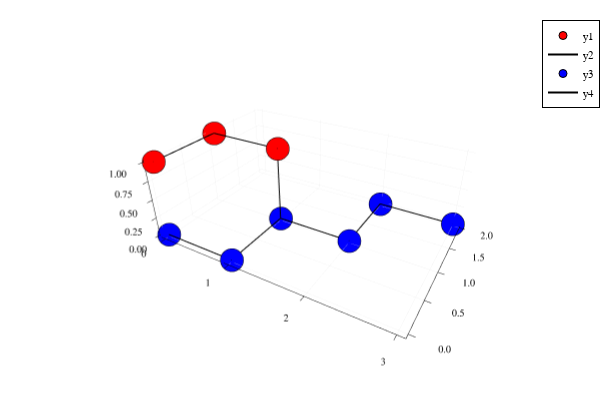

The cell this chart's notebook holds for it:
### Code cell
p1 = e0
p2 = ex
p3 = ex + ey
p4 = p3 + ez
p5 = p4 - ex
p6 = p5 - ey
points = [p1,p2,p3,p4,p5,p6]
#points = [p + 0.05*2*(Point()-(ex+ey+ez)) for p in points]
Q = stair(5)
#P = PolygonalChain2([p + 0.05*2*(Point()-(ex+ey+ez)) for p in points])
P = PolygonalChain2(points)
p = plot()
plotChain!(P,"red")
plotChain!(Q,"blue")

### Figure 1 — Plotly figure (JSON) as saved in the notebook; plotly's stock layout.template omitted (floating-point values rounded to 4 significant figures)
{"data": [{"colorbar": {"title": {"text": ""}}, "legendgroup": "y1", "marker": {"color": "rgba(255, 0, 0, 1.000)", "line": {"color": "rgba(0, 0, 0, 1)", "width": 1}, "size": 8, "symbol": "circle"}, "mode": "markers", "name": "y1", "scene": "scene", "showlegend": true, "type": "scatter3d", "x": [0, 1, 1, 1, 0, 0], "xaxis": "x", "y": [0, 0, 1, 1, 1, 0], "yaxis": "y", "z": [0, 0, 0, 1, 1, 1], "zaxis": "z", "zmax": null, "zmin": null}, {"colorbar": {"title": {"text": ""}}, "legendgroup": "y2", "line": {"color": "rgba(0, 0, 0, 1)", "dash": "solid", "shape": "linear", "width": 2}, "mode": "lines", "name": "y2", "scene": "scene", "showlegend": true, "type": "scatter3d", "x": [0, 1, 1, 1, 0, 0], "xaxis": "x", "y": [0, 0, 1, 1, 1, 0], "yaxis": "y", "z": [0, 0, 0, 1, 1, 1], "zaxis": "z", "zmax": null, "zmin": null}, {"colorbar": {"title": {"text": ""}}, "legendgroup": "y3", "marker": {"color": "rgba(0, 0, 255, 1.000)", "line": {"color": "rgba(0, 0, 0, 1)", "width": 1}, "size": 8, "symbol": "circle"}, "mode": "markers", "name": "y3", "scene": "scene", "showlegend": true, "type": "scatter3d", "x": [0, 1, 1, 2, 2, 3], "xaxis": "x", "y": [0, 0, 1, 1, 2, 2], "yaxis": "y", "z": [0, 0, 0, 0, 0, 0], "zaxis": "z", "zmax": null, "zmin": null}, {"colorbar": {"title": {"text": ""}}, "legendgroup": "y4", "line": {"color": "rgba(0, 0, 0, 1)", "dash": "solid", "shape": "linear", "width": 2}, "mode": "lines", "name": "y4", "scene": "scene", "showlegend": true, "type": "scatter3d", "x": [0, 1, 1, 2, 2, 3], "xaxis": "x", "y": [0, 0, 1, 1, 2, 2], "yaxis": "y", "z": [0, 0, 0, 0, 0, 0], "zaxis": "z", "zmax": null, "zmin": null}], "layout": {"annotations": [], "height": 400, "legend": {"bgcolor": "rgba(255, 255, 255, 1.000)", "bordercolor": "rgba(0, 0, 0, 1)", "borderwidth": 1, "font": {"color": "rgba(0, 0, 0, 1)", "family": "sans-serif", "size": 11}, "title": {"font": {"color": "rgba(0, 0, 0, 1)", "family": "sans-serif", "size": 15}, "text": ""}, "tracegroupgap": 0, "traceorder": "normal", "x": 1, "xanchor": "auto", "y": 1, "yanchor": "auto"}, "margin": {"b": 20, "l": 0, "r": 0, "t": 20}, "paper_bgcolor": "rgba(255, 255, 255, 1.000)", "plot_bgcolor": "rgba(255, 255, 255, 1.000)", "scene": {"aspectmode": "auto", "aspectratio": {"x": 1.651, "y": 1.101, "z": 0.5503}, "camera": {"eye": {"x": 1.126, "y": -1.95, "z": 1.3}}, "domain": {"x": [0.05101, 0.9934], "y": [0.03762, 0.9902]}, "xaxis": {"gridcolor": "rgba(0, 0, 0, 0.1)", "gridwidth": 0.5, "linecolor": "rgba(0, 0, 0, 1)", "mirror": false, "range": [-0.09, 3.09], "showgrid": true, "showline": true, "showticklabels": true, "tickangle": 0, "tickcolor": "rgb(0, 0, 0)", "tickfont": {"color": "rgba(0, 0, 0, 1)", "family": "sans-serif", "size": 11}, "tickmode": "array", "ticks": "inside", "ticktext": ["0", "1", "2", "3"], "tickvals": [0, 1, 2, 3], "title": {"font": {"color": "rgba(0, 0, 0, 1)", "family": "sans-serif", "size": 15}, "text": ""}, "type": "linear", "visible": true, "zeroline": false, "zerolinecolor": "rgba(0, 0, 0, 1)"}, "yaxis": {"gridcolor": "rgba(0, 0, 0, 0.1)", "gridwidth": 0.5, "linecolor": "rgba(0, 0, 0, 1)", "mirror": false, "range": [-0.06, 2.06], "showgrid": true, "showline": true, "showticklabels": true, "tickangle": 0, "tickcolor": "rgb(0, 0, 0)", "tickfont": {"color": "rgba(0, 0, 0, 1)", "family": "sans-serif", "size": 11}, "tickmode": "array", "ticks": "inside", "ticktext": ["0.0", "0.5", "1.0", "1.5", "2.0"], "tickvals": [0, 0.5, 1, 1.5, 2], "title": {"font": {"color": "rgba(0, 0, 0, 1)", "family": "sans-serif", "size": 15}, "text": ""}, "type": "linear", "visible": true, "zeroline": false, "zerolinecolor": "rgba(0, 0, 0, 1)"}, "zaxis": {"gridcolor": "rgba(0, 0, 0, 0.1)", "gridwidth": 0.5, "linecolor": "rgba(0, 0, 0, 1)", "mirror": false, "range": [-0.03, 1.03], "showgrid": true, "showline": true, "showticklabels": true, "tickangle": 0, "tickcolor": "rgb(0, 0, 0)", "tickfont": {"color": "rgba(0, 0, 0, 1)", "family": "sans-serif", "size": 11}, "tickmode": "array", "ticks": "inside", "ticktext": ["0.00", "0.25", "0.50", "0.75", "1.00"], "tickvals": [0, 0.25, 0.5, 0.75, 1], "title": {"font": {"color": "rgba(0, 0, 0, 1)", "family": "sans-serif", "size": 15}, "text": ""}, "type": "linear", "visible": true, "zeroline": false, "zerolinecolor": "rgba(0, 0, 0, 1)"}}, "showlegend": true, "width": 600}}
